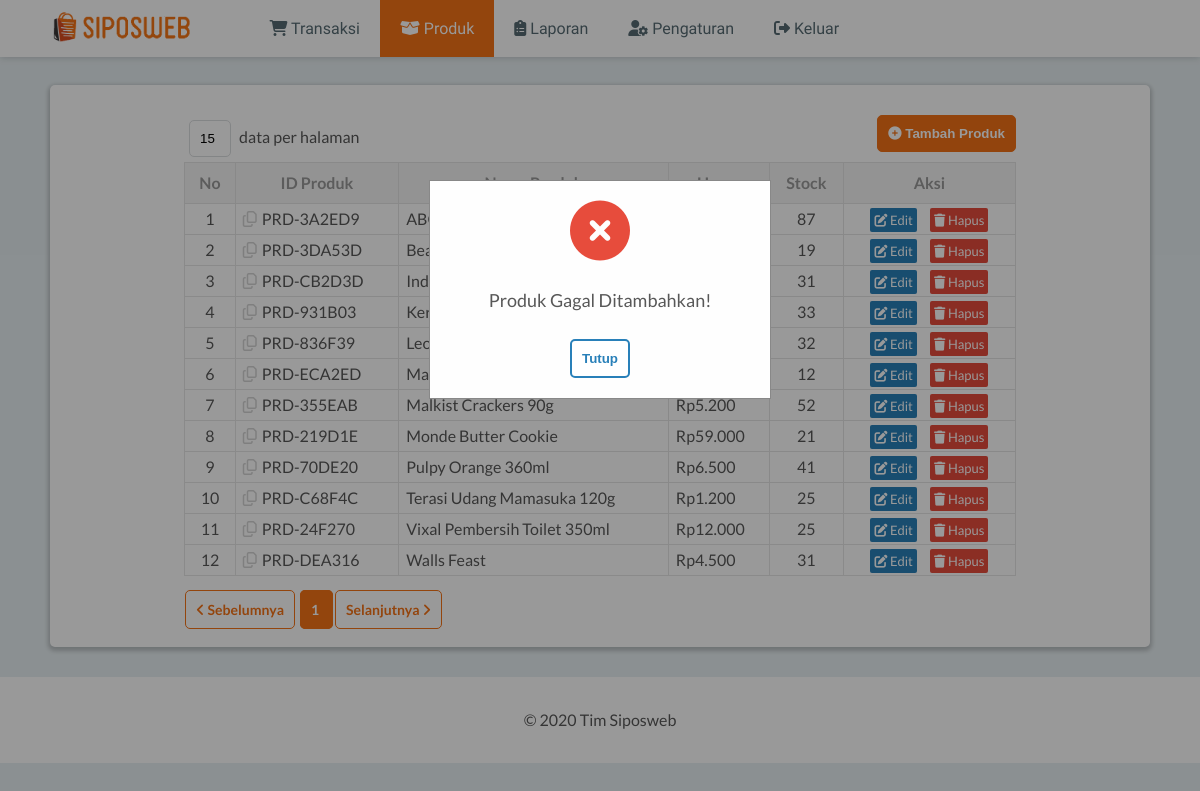
Before: /produk.php (signed in) with the older database file.
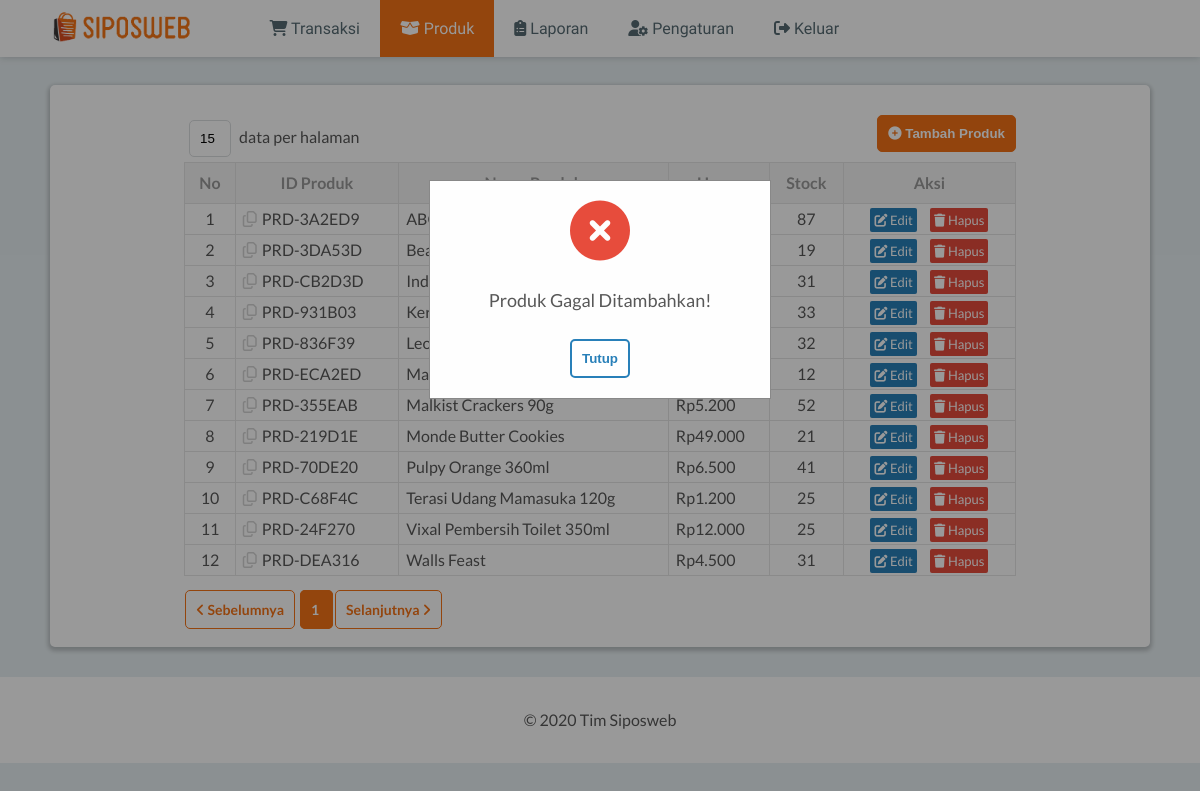
After: the same page with the newer database file.
### tables this page shows
CREATE TABLE `produk` (
  `id` char(10) NOT NULL,
  `nama` varchar(255) NOT NULL,
  `harga` int(11) NOT NULL,
  `stock` int(11) NOT NULL
);

### functions/functions.php (called while the page is built, shortened)
<?php
$conn = mysqli_connect("localhost", "root", "", "siposweb");
function queryRead($query){
	global $conn;
	$result = mysqli_query($conn, $query);
	$rows = [];
	while ( $row = mysqli_fetch_assoc($result) ) {
		$rows[] = $row;
	}
	return $rows;
}
?>

### produk.php (the view, shortened to what this page needs)
<?php
require 'functions/functions.php';
$jumlahDataPerHalaman = (isset($_GET["count"]))? $_GET["count"] : 15;
$jumlahData = (int) queryRead("SELECT COUNT(id) AS jumlah_data FROM produk")[0]["jumlah_data"];
$jumlahHalaman = ceil($jumlahData / $jumlahDataPerHalaman);
$halamanAktif = (isset($_GET["page"])) ? $_GET["page"] : 1;
$awalData = $jumlahDataPerHalaman * ($halamanAktif - 1);
$produk = queryRead("SELECT * FROM produk ORDER BY nama LIMIT $awalData, $jumlahDataPerHalaman");
?>
<!DOCTYPE html>
<html>
<head>
	<link rel="stylesheet" type="text/css" href="assets/styles/reset.css">
	<link rel="stylesheet" type="text/css" href="assets/styles/style.css">
</head>
<body>
	<header>
		<nav class="nav-menu">
			<ul>
				<h1 class="logo"><a href="#" title="SIPOSWEB"><img src="assets/images/logo.png" alt="SIPOSWEB" height="35px"></a></h1>
				<li><a href="transaksi.php"><i class="fa fa-shopping-cart"></i> Transaksi</a></li>
				<li><a class="active" href="produk.php"><i class="fas fa-box-open"></i> Produk</a></li>
				<li><a href="laporan.php"><i class="fas fa-clipboard-list"></i> Laporan</a></li>
				<li><a href="Pengaturan.php"><i class="fas fa-user-cog"></i> Pengaturan</a></li>
				<li><a href="logout.php"><i class="fas fa-sign-out-alt"></i> Keluar</a></li>
			</ul>
		</nav>
	</header>
	<main>
		<div class="content-produk">
			<form action="" method="get" class="form-data-count">
				<input type="text" value="<?= $jumlahDataPerHalaman; ?>" class="input-data-count" id="input-data-count" name="count">
				<label for="input-data-count"> data per halaman</label>
			</form>
			<button class="btn btn-tambahkan-produk" id="btn-tambahkan-produk"><i class="fas fa-plus-circle"></i> Tambah Produk</i></button>
			<table class="table-produk">
				<tr>
					<th>No</th>
					<th>ID Produk</th>
					<th>Nama Produk</th>
					<th>Harga</th>
					<th>Stock</th>
					<th>Aksi</th>
				</tr>
				<?php $i = ($halamanAktif == 1) ? 1 : ($halamanAktif - 1) * $jumlahDataPerHalaman + 1; ?>
				<?php foreach ($produk as $row) : ?>
					<tr>
						<td style="text-align: center;"><?= $i; ?></td>
						<td onclick="copyIdProduk(this)" style="cursor: pointer;">
							<i class="far fa-copy" style="color: lightgrey; margin-right: 5px;"></i><?=$row["id"]; ?>
						</td>
						<td><?=$row["nama"]; ?></td>
						<td>Rp<?=number_format($row["harga"], 0, ",", "."); ?></td>
						<td style="text-align: center;"><?=$row["stock"]; ?></td>
						<td style="text-align: center;">
							<a href="#" class="action-edit" onclick="var data = ['<?= $row["id"]; ?>', '<?=$row["nama"]; ?>', <?= $row["harga"] ?>, <?=$row["stock"]; ?>]; editProduk(data);"><i class="fas fa-edit"></i> Edit</a>
							<a id="btn-hapus-produk" href="#" class="action-hapus" onclick="hapusProduk('<?= $row["id"];?>')"><i class="fas fa-trash"></i> Hapus</a>
						</td>
					</tr>
					<?php $i++; ?>
				<?php endforeach; ?>
			</table>
			<a href="<?= ($halamanAktif > 1) ? "?count=$jumlahDataPerHalaman&page=".($halamanAktif - 1) : "#"; ?>" class="btn btn-page-nav"><i class="fas fa-angle-left"></i> Sebelumnya</a>
			<?php for($i = 1; $i <= $jumlahHalaman; $i++) : ?>
				<a href="?count=<?= $jumlahDataPerHalaman; ?>&page=<?= $i; ?>" class="btn btn-page-nav <?php if($i == $halamanAktif): ?>number-active<?php endif; ?>">
					<?= $i; ?>
				</a>
			<?php endfor; ?>
			<a href="<?= ($halamanAktif < $jumlahHalaman) ? "?count=$jumlahDataPerHalaman&page=".($halamanAktif + 1) : "#"; ?>" class="btn btn-page-nav">Selanjutnya <i class="fas fa-angle-right"></i></a>
		</div>
		<div id="modal-product-add-failed" class="modal" <?php if (!$isSuccessfullyAdded) : ?> style="display: block;" <?php endif ?>>
			<div class="modal-content modal-notification">
				<div class="notification">
					<i class="fas fa-times-circle notification-icon-failed"></i>
					<p class="notification-text">Produk Gagal Ditambahkan!</p>
					<button class="btn btn-confirmation" id="btn-confirmation" onclick="closeModal();">Tutup</button>
				</div>
			</div>
		</div>
	</main>
	<footer>
		<p>&copy 2020 Tim Siposweb</p>
	</footer>
</body>
</html>

Changed rows visible on the page:
changed produk "PRD-219D1E": nama "Monde Butter Cookie" → "Monde Butter Cookies"; harga "59.000" → "49.000"
